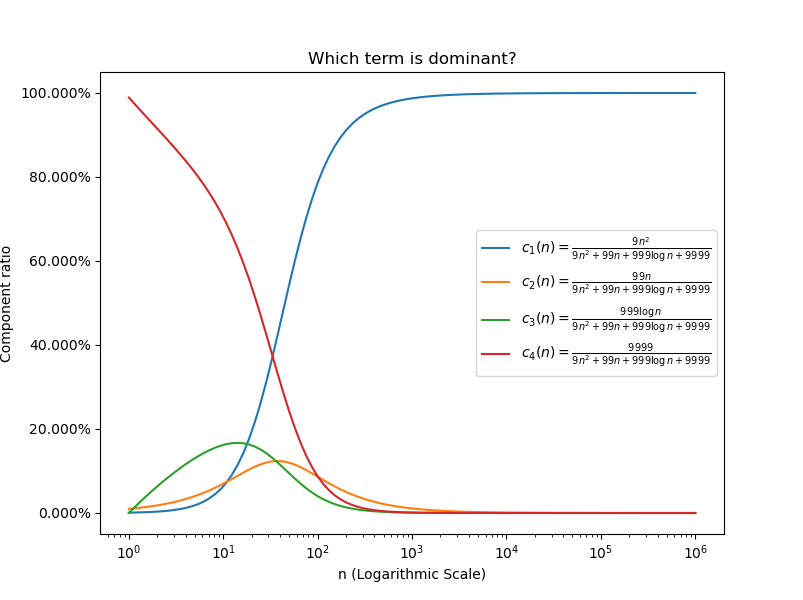

The script that drew this image:
import matplotlib.pyplot as plt
import numpy as np
from matplotlib.ticker import FuncFormatter

# Define the functions
def f1(n): return 9*n**2 / (9*n**2 + 99*n + 999*np.log(n) + 9999)
def f2(n): return 99*n / (9*n**2 + 99*n + 999*np.log(n) + 9999)
def f3(n): return 999*np.log(n) / (9*n**2 + 99*n + 999*np.log(n) + 9999)
def f4(n): return 9999 / (9*n**2 + 99*n + 999*np.log(n) + 9999)

# Create a range of values for n
n_values = np.logspace(0, 6, 100)

# Calculate the results for each function over the range of n values
f1_values = f1(n_values)
f2_values = f2(n_values)
f3_values = f3(n_values)
f4_values = f4(n_values)

# Function to format the y-axis as percentages with three decimal places
def to_percent(y, position):
    return f'{100 * y:.3f}%'

# Create the plot
plt.figure(figsize=(8, 6))
plt.semilogx(n_values, f1_values, label=r'$c_1(n)=\frac{9n^2}{9n^2 + 99n + 999\log n + 9999}$')
plt.semilogx(n_values, f2_values, label=r'$c_2(n)=\frac{99n}{9n^2 + 99n + 999\log n + 9999}$')
plt.semilogx(n_values, f3_values, label=r'$c_3(n)=\frac{999\log n}{9n^2 + 99n + 999\log n + 9999}$')
plt.semilogx(n_values, f4_values, label=r'$c_4(n)=\frac{9999}{9n^2 + 99n + 999\log n + 9999}$')

# Set the formatter for the y-axis as percentages
formatter = FuncFormatter(to_percent)
plt.gca().yaxis.set_major_formatter(formatter)

# Add a legend to the plot
plt.legend()

# Set the title and axis labels
plt.title('Which term is dominant?')
plt.xlabel('n (Logarithmic Scale)')
plt.ylabel('Component ratio')

# Display the plot
plt.show()
